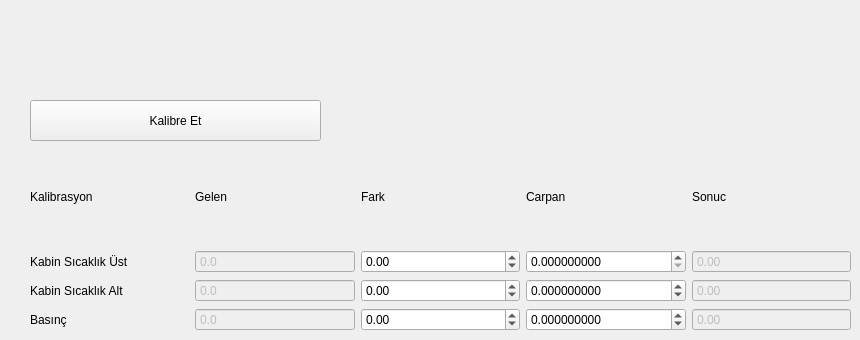
      <widget class="QWidget" name="tab_calibration">
       <attribute name="title">
        <string>Kalibrasyon</string>
       </attribute>
       <widget class="QWidget" name="layoutWidget_6">
        <property name="geometry">
         <rect>
          <x>30</x>
          <y>150</y>
          <width>821</width>
          <height>181</height>
         </rect>
        </property>
        <layout class="QGridLayout" name="gridLayout_2" rowstretch="20,0,0,0">
         <property name="leftMargin">
          <number>0</number>
         </property>
         <property name="topMargin">
          <number>0</number>
         </property>
         <property name="rightMargin">
          <number>0</number>
         </property>
         <property name="bottomMargin">
          <number>0</number>
         </property>
         <item row="1" column="2">
          <widget class="QDoubleSpinBox" name="dsbCalCabinTopTempErr">
           <property name="enabled">
            <bool>true</bool>
           </property>
           <property name="readOnly">
            <bool>false</bool>
           </property>
           <property name="decimals">
            <number>2</number>
           </property>
           <property name="minimum">
            <double>-60.000000000000000</double>
           </property>
           <property name="maximum">
            <double>250.000000000000000</double>
           </property>
           <property name="singleStep">
            <double>0.100000000000000</double>
           </property>
          </widget>
         </item>
         <item row="3" column="4">
          <widget class="QDoubleSpinBox" name="dsbCalPipePressure1Out">
           <property name="enabled">
            <bool>false</bool>
           </property>
           <property name="readOnly">
            <bool>true</bool>
           </property>
           <property name="buttonSymbols">
            <enum>QAbstractSpinBox::NoButtons</enum>
           </property>
           <property name="decimals">
            <number>2</number>
           </property>
           <property name="minimum">
            <double>-40.000000000000000</double>
           </property>
           <property name="maximum">
            <double>65535.000000000000000</double>
           </property>
           <property name="singleStep">
            <double>0.100000000000000</double>
           </property>
          </widget>
         </item>
         <item row="3" column="0">
          <widget class="QLabel" name="label_66">
           <property name="text">
            <string>Basınç </string>
           </property>
          </widget>
         </item>
         <item row="2" column="4">
          <widget class="QDoubleSpinBox" name="dsbCalCabinBottomTempOut">
           <property name="enabled">
            <bool>false</bool>
           </property>
           <property name="readOnly">
            <bool>true</bool>
           </property>
           <property name="buttonSymbols">
            <enum>QAbstractSpinBox::NoButtons</enum>
           </property>
           <property name="decimals">
            <number>2</number>
           </property>
           <property name="minimum">
            <double>-50.000000000000000</double>
           </property>
           <property name="maximum">
            <double>250.000000000000000</double>
           </property>
           <property name="singleStep">
            <double>0.100000000000000</double>
           </property>
          </widget>
         </item>
         <item row="3" column="2">
          <widget class="QDoubleSpinBox" name="dsbCalPipePressure1Err">
           <property name="enabled">
            <bool>true</bool>
           </property>
           <property name="readOnly">
            <bool>false</bool>
           </property>
           <property name="decimals">
            <number>2</number>
           </property>
           <property name="minimum">
            <double>-40.000000000000000</double>
           </property>
           <property name="maximum">
            <double>250.000000000000000</double>
           </property>
           <property name="singleStep">
            <double>0.100000000000000</double>
           </property>
          </widget>
         </item>
         <item row="3" column="1">
          <widget class="QDoubleSpinBox" name="dsbCalPipePressure1Input">
           <property name="enabled">
            <bool>false</bool>
           </property>
           <property name="readOnly">
            <bool>true</bool>
           </property>
           <property name="buttonSymbols">
            <enum>QAbstractSpinBox::NoButtons</enum>
           </property>
           <property name="decimals">
            <number>1</number>
           </property>
           <property name="minimum">
            <double>-40.000000000000000</double>
           </property>
           <property name="maximum">
            <double>65532.000000000000000</double>
           </property>
           <property name="singleStep">
            <double>0.100000000000000</double>
           </property>
          </widget>
         </item>
         <item row="1" column="0">
          <widget class="QLabel" name="label_96">
           <property name="text">
            <string>Kabin Sıcaklık Üst</string>
           </property>
           <property name="alignment">
            <set>Qt::AlignLeading|Qt::AlignLeft|Qt::AlignVCenter</set>
           </property>
          </widget>
         </item>
         <item row="0" column="1">
          <widget class="QLabel" name="label_99">
           <property name="text">
            <string>Gelen</string>
           </property>
           <property name="alignment">
            <set>Qt::AlignLeading|Qt::AlignLeft|Qt::AlignVCenter</set>
           </property>
          </widget>
         </item>
         <item row="0" column="4">
          <widget class="QLabel" name="label_102">
           <property name="text">
            <string>Sonuc</string>
           </property>
           <property name="alignment">
            <set>Qt::AlignLeading|Qt::AlignLeft|Qt::AlignVCenter</set>
           </property>
          </widget>
         </item>
         <item row="1" column="1">
          <widget class="QDoubleSpinBox" name="dsbCalCabinTopTempInput">
           <property name="enabled">
            <bool>false</bool>
           </property>
           <property name="readOnly">
            <bool>true</bool>
           </property>
           <property name="buttonSymbols">
            <enum>QAbstractSpinBox::NoButtons</enum>
           </property>
           <property name="decimals">
            <number>1</number>
           </property>
           <property name="minimum">
            <double>-40.000000000000000</double>
           </property>
           <property name="maximum">
            <double>65532.000000000000000</double>
           </property>
           <property name="singleStep">
            <double>0.100000000000000</double>
           </property>
          </widget>
         </item>
         <item row="0" column="0">
          <widget class="QLabel" name="label_98">
           <property name="text">
            <string>Kalibrasyon</string>
           </property>
           <property name="alignment">
            <set>Qt::AlignLeading|Qt::AlignLeft|Qt::AlignVCenter</set>
           </property>
          </widget>
         </item>
         <item row="0" column="2">
          <widget class="QLabel" name="label_100">
           <property name="text">
            <string>Fark</string>
           </property>
           <property name="alignment">
            <set>Qt::AlignLeading|Qt::AlignLeft|Qt::AlignVCenter</set>
           </property>
          </widget>
         </item>
         <item row="2" column="3">
          <widget class="QDoubleSpinBox" name="dsbCalCabinBottomTempCoeff">
           <property name="enabled">
            <bool>true</bool>
           </property>
           <property name="readOnly">
            <bool>false</bool>
           </property>
           <property name="decimals">
            <number>9</number>
           </property>
           <property name="minimum">
            <double>-40.000000000000000</double>
           </property>
           <property name="maximum">
            <double>250.000000000000000</double>
           </property>
           <property name="singleStep">
            <double>0.100000000000000</double>
           </property>
          </widget>
         </item>
         <item row="1" column="3">
          <widget class="QDoubleSpinBox" name="dsbCalCabinTopTempCoeff">
           <property name="enabled">
            <bool>true</bool>
           </property>
           <property name="readOnly">
            <bool>false</bool>
           </property>
           <property name="decimals">
            <number>9</number>
           </property>
           <property name="minimum">
            <double>0.000000000000000</double>
           </property>
           <property name="maximum">
            <double>1.000000000000000</double>
           </property>
           <property name="singleStep">
            <double>0.100000000000000</double>
           </property>
          </widget>
         </item>
         <item row="2" column="0">
          <widget class="QLabel" name="label_97">
           <property name="text">
            <string>Kabin Sıcaklık Alt</string>
           </property>
           <property name="alignment">
            <set>Qt::AlignLeading|Qt::AlignLeft|Qt::AlignVCenter</set>
           </property>
          </widget>
         </item>
         <item row="2" column="2">
          <widget class="QDoubleSpinBox" name="dsbCalCabinBottomTempErr">
           <property name="enabled">
            <bool>true</bool>
           </property>
           <property name="readOnly">
            <bool>false</bool>
           </property>
           <property name="decimals">
            <number>2</number>
           </property>
           <property name="minimum">
            <double>-60.000000000000000</double>
           </property>
           <property name="maximum">
            <double>250.000000000000000</double>
           </property>
           <property name="singleStep">
            <double>0.100000000000000</double>
           </property>
          </widget>
         </item>
         <item row="2" column="1">
          <widget class="QDoubleSpinBox" name="dsbCalCabinBottomInput">
           <property name="enabled">
            <bool>false</bool>
           </property>
           <property name="readOnly">
            <bool>true</bool>
           </property>
           <property name="buttonSymbols">
            <enum>QAbstractSpinBox::NoButtons</enum>
           </property>
           <property name="decimals">
            <number>1</number>
           </property>
           <property name="minimum">
            <double>-40.000000000000000</double>
           </property>
           <property name="maximum">
            <double>65532.000000000000000</double>
           </property>
           <property name="singleStep">
            <double>0.100000000000000</double>
           </property>
          </widget>
         </item>
         <item row="1" column="4">
          <widget class="QDoubleSpinBox" name="dsbCalCabinTopTempOut">
           <property name="enabled">
            <bool>false</bool>
           </property>
           <property name="readOnly">
            <bool>true</bool>
           </property>
           <property name="buttonSymbols">
            <enum>QAbstractSpinBox::NoButtons</enum>
           </property>
           <property name="decimals">
            <number>2</number>
           </property>
           <property name="minimum">
            <double>-50.000000000000000</double>
           </property>
           <property name="maximum">
            <double>250.000000000000000</double>
           </property>
           <property name="singleStep">
            <double>0.100000000000000</double>
           </property>
          </widget>
         </item>
         <item row="0" column="3">
          <widget class="QLabel" name="label_101">
           <property name="text">
            <string>Carpan</string>
           </property>
           <property name="alignment">
            <set>Qt::AlignLeading|Qt::AlignLeft|Qt::AlignVCenter</set>
           </property>
          </widget>
         </item>
         <item row="3" column="3">
          <widget class="QDoubleSpinBox" name="dsbCalPipePressure1Coeff">
           <property name="enabled">
            <bool>true</bool>
           </property>
           <property name="readOnly">
            <bool>false</bool>
           </property>
           <property name="decimals">
            <number>9</number>
           </property>
           <property name="minimum">
            <double>-40.000000000000000</double>
           </property>
           <property name="maximum">
            <double>250.000000000000000</double>
           </property>
           <property name="singleStep">
            <double>0.100000000000000</double>
           </property>
          </widget>
         </item>
        </layout>
       </widget>
       <widget class="QPushButton" name="bSaveCalibrationValues">
        <property name="enabled">
         <bool>true</bool>
        </property>
        <property name="geometry">
         <rect>
          <x>30</x>
          <y>100</y>
          <width>291</width>
          <height>41</height>
         </rect>
        </property>
        <property name="styleSheet">
         <string notr="true">/*QPushButton {
color: #fff;
font-family: &quot;Gill Sans MT&quot;;
font-size: 21px;
border: 2px solid #c3fcf1;
border-radius: 11px;
padding: 5px;
background: qradialgradient(cx: 0.3, cy: -0.6,
fx: 0.3, fy: -0.4,
radius: 1.35, stop: 0 #65BAAB, stop: 1 #0E62A0);
min-width: 80px;
}
QPushButton:hover {
background: qradialgradient(cx: 0.3, cy: -0.4,
fx: 0.3, fy: -0.4,
radius: 1.35, stop: 0 #65BAAB, stop: 1 #0E62A0);
}
QPushButton:pressed {
background: qradialgradient(cx: 0.4, cy: -0.1,
fx: 0.4, fy: -0.1,
radius: 1.35, stop: 0 #65BAAB, stop: 1 #ddd);
}
QPushButton:disabled {
color: #888;
background: qradialgradient(cx: 0.4, cy: -0.1,
fx: 0.4, fy: -0.1,
radius: 1.35, stop: 0 #65BAAB, stop: 1 #ddd);
}</string>
        </property>
        <property name="text">
         <string>Kalibre Et</string>
        </property>
        <property name="checkable">
         <bool>true</bool>
        </property>
       </widget>
      </widget>
